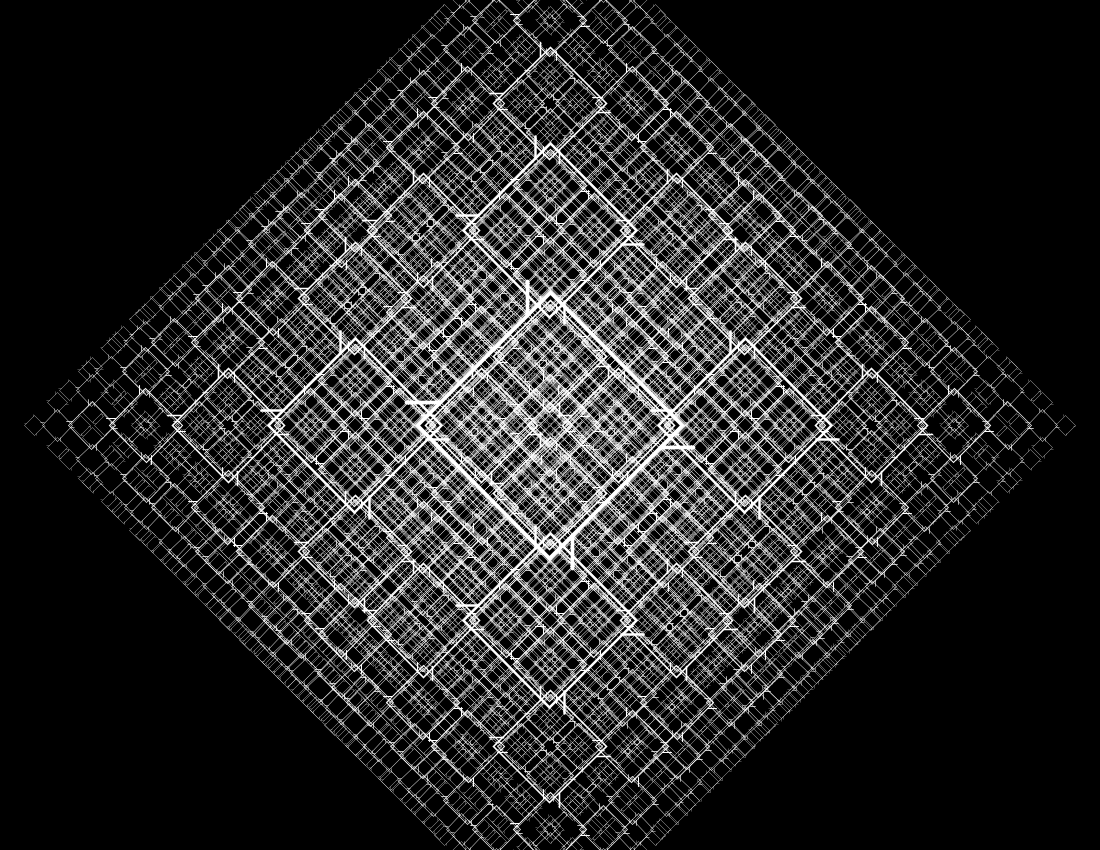
Frame 1 (no input)
Frame 60 (the mouse pressed at the canvas centre just before this capture): identical to frame 1, image omitted
Frame 120 (the mouse held since frame 60 and released just before this capture): identical to frame 1, image omitted

The Processing sketch that drew this single still picture (run headless with seeded random() and noise(); from frame 60 on, the mouse is pressed at the canvas centre):

// Processing sketch: fractal1
// ── fractal1.pde
//cross fractal

//variables for seed shape dimensions
float sqWidth = 50;
float lineWidth = sqWidth/8;
int count = 0;

void setup() {
  size(1100,850);
  //set up stylistic properties
  background(0);
  stroke(255);
  strokeWeight(1);
  noFill();
  
  drawForm(width/2,height/2,300);
}

void draw() {
 
}

void drawForm(float x, float y, float s) {
  //draw the intial seed shape)
  drawSeed(x, y, s);
 
 //check the termination condition - is the scale greater than 30
  if(s > 30) {
    //if so, recurse 
    drawForm(x + s*0.65, y,s*0.65);
    drawForm(x - s*0.65, y,s*0.65);
    drawForm(x, y + s*0.65,s*0.65);
    drawForm(x, y - s*0.65,s*0.65);
    count++;
    println(count);
  }
}


//seed 
void drawSeed(float x, float y, float s){
  //push into transformation matrix
  pushMatrix();
  //translate and scale according to function parameters
  translate(x,y);
  scale(s/80);

 //draw the central square
  rotate(radians(45));
  rectMode(CENTER);
  rect(0,0, sqWidth,sqWidth);
  pushMatrix();
  translate(sqWidth/2,sqWidth/3);
  line(0,0,lineWidth,lineWidth);
  popMatrix();
  
  
  //draw each line extending from the square  
  pushMatrix();
  translate(-sqWidth/2,sqWidth/3);
  line(0,0,-lineWidth,lineWidth);
  popMatrix();
  
  pushMatrix();
  translate(-sqWidth/2,-sqWidth/3);
  line(0,0,-lineWidth,-lineWidth);
  popMatrix();
  
    
  pushMatrix();
  translate(sqWidth/2,-sqWidth/3);
  line(0,0,lineWidth,-lineWidth);
  popMatrix();
 
  popMatrix();
  
  
}
